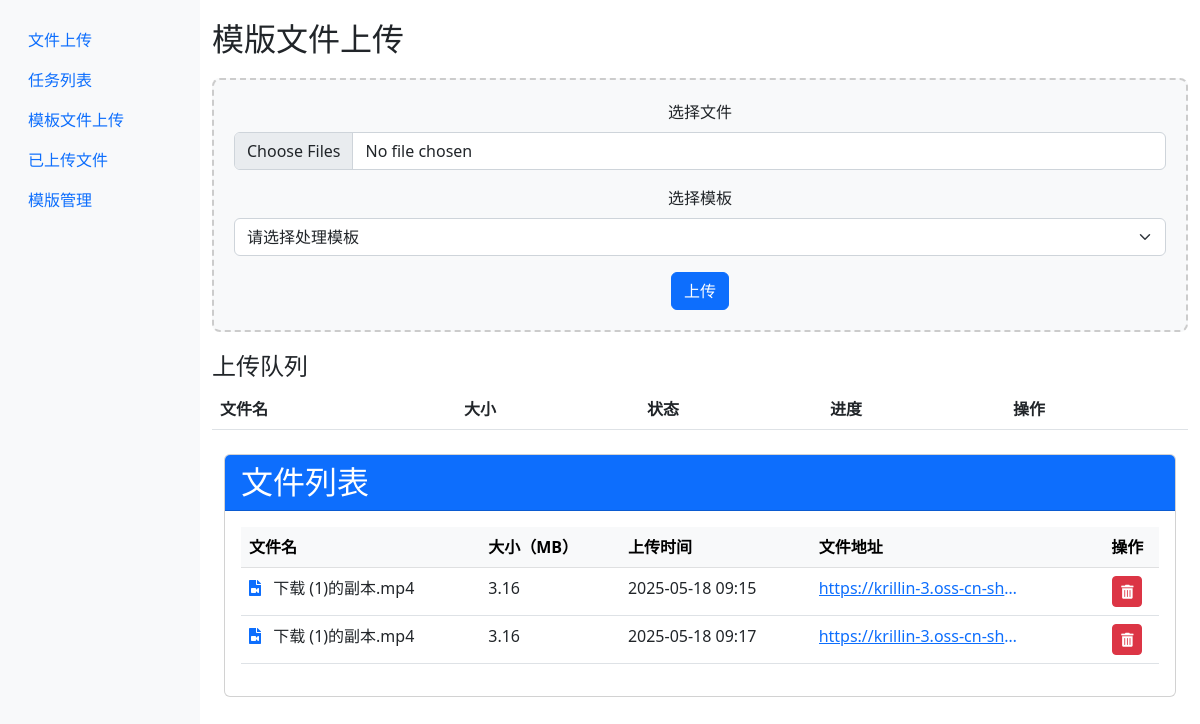
Page /templates on the committed database.
### models.py (models this page shows, shortened)
class Template(db.Model):
    id = db.Column(db.Integer, primary_key=True)
    filename = db.Column(db.String(100), nullable=False)  # 原始文件名
    oss_url = db.Column(db.String(255), unique=True)      # OSS 文件访问地址
    upload_time = db.Column(db.DateTime, default=datetime.utcnow) # 上传时间
    size = db.Column(db.Integer)                          # 文件大小（字节）
    description = db.Column(db.String(200))               # 可选：文件描述

### app.py (the view)
@app.route('/templates')
def templates():
    files = Template.query.all()
    return render_template('templates.html', files=files)

### templates/templates.html (shortened to what this page needs)
{% extends "base.html" %}
{% block content %}
<div class="upload-container">
    <h2>模版文件上传</h2>
    <div class="upload-area" id="dropZone">
        <form id="uploadForm" enctype="multipart/form-data">
            <div class="mb-3">
                <label for="fileInput" class="form-label">选择文件</label>
                <input type="file" class="form-control" id="fileInput" multiple accept="video/*">
            </div>
            <div class="mb-3">
                <label for="templateSelect" class="form-label">选择模板</label>
                <select class="form-select" id="templateSelect">
                    <option value="">请选择处理模板</option>
                </select>
            </div>
            <button type="submit" class="btn btn-primary">上传</button>
        </form>
    </div>
    <div id="fileList" class="mt-3">
        <h4>上传队列</h4>
        <table class="table">
            <thead>
                <tr>
                    <th>文件名</th>
                    <th>大小</th>
                    <th>状态</th>
                    <th>进度</th>
                    <th>操作</th>
                </tr>
            </thead>
        </table>
    </div>
</div>
<div class="container mt-4">
    <div class="card">
        <div class="card-header bg-primary text-white d-flex justify-content-between align-items-center">
            <h2 class="mb-0">文件列表</h2>
        </div>
        <div class="card-body">
            <div class="table-responsive">
                <table class="table table-hover">
                    <thead class="table-light">
                        <tr>
                            <th>文件名</th>
                            <th>大小（MB）</th>
                            <th>上传时间</th>
                            <th>文件地址</th>
                            <th class="text-center">操作</th>
                        </tr>
                    </thead>
                    <tbody>
                        {% for file in files %}
                        <tr>
                            <td>
                                <i class="fas fa-file-video text-primary me-2"></i>
                                {{ file.filename }}
                            </td>
                            <td>{{ (file.size / (1024*1024))|round(2) }}</td>
                            <td>{{ file.upload_time.strftime('%Y-%m-%d %H:%M') }}</td>
                            <td>
                                <a href="{{ file.oss_url }}" target="_blank" class="text-truncate d-inline-block" style="max-width: 200px;" title="{{ file.oss_url }}">
                                    {{ file.oss_url }}
                                </a>
                            </td>
                            <td class="text-center">
                                <form method="post" action="/api/delete/{{ file.id }}" class="d-inline">
                                    <button type="submit" class="btn btn-danger btn-sm"
                                            onclick="return confirm('确定要删除这个文件吗?')"
                                            title="删除文件">
                                        <i class="fas fa-trash-alt"></i>
                                    </button>
                                </form>
                            </td>
                        </tr>
                        {% endfor %}
                    </tbody>
                </table>
            </div>
        </div>
    </div>
</div>
<link rel="stylesheet" href="https://cdnjs.cloudflare.com/ajax/libs/font-awesome/5.15.4/css/all.min.css">
{% endblock %}

### static/css/style.css (style rules this page uses)
.upload-area { border: 2px dashed #ccc; border-radius: 8px; padding: 20px; text-align: center; margin: 20px 0; background: #f8f9fa; }

### templates/templates.html (style rules this page uses)
.upload-area { border: 2px dashed #ccc; border-radius: 8px; padding: 20px; text-align: center; margin: 20px 0; background: #f8f9fa; }

### rows in the picture
Template: filename "下载 (1)的副本.mp4", (file.size/(1024*1024))|round(2) "3.16", upload_time "2025-05-18 09:15", oss_url "https://krillin-3.oss-cn-sh…"
Template: filename "下载 (1)的副本.mp4", (file.size/(1024*1024))|round(2) "3.16", upload_time "2025-05-18 09:17", oss_url "https://krillin-3.oss-cn-sh…"
